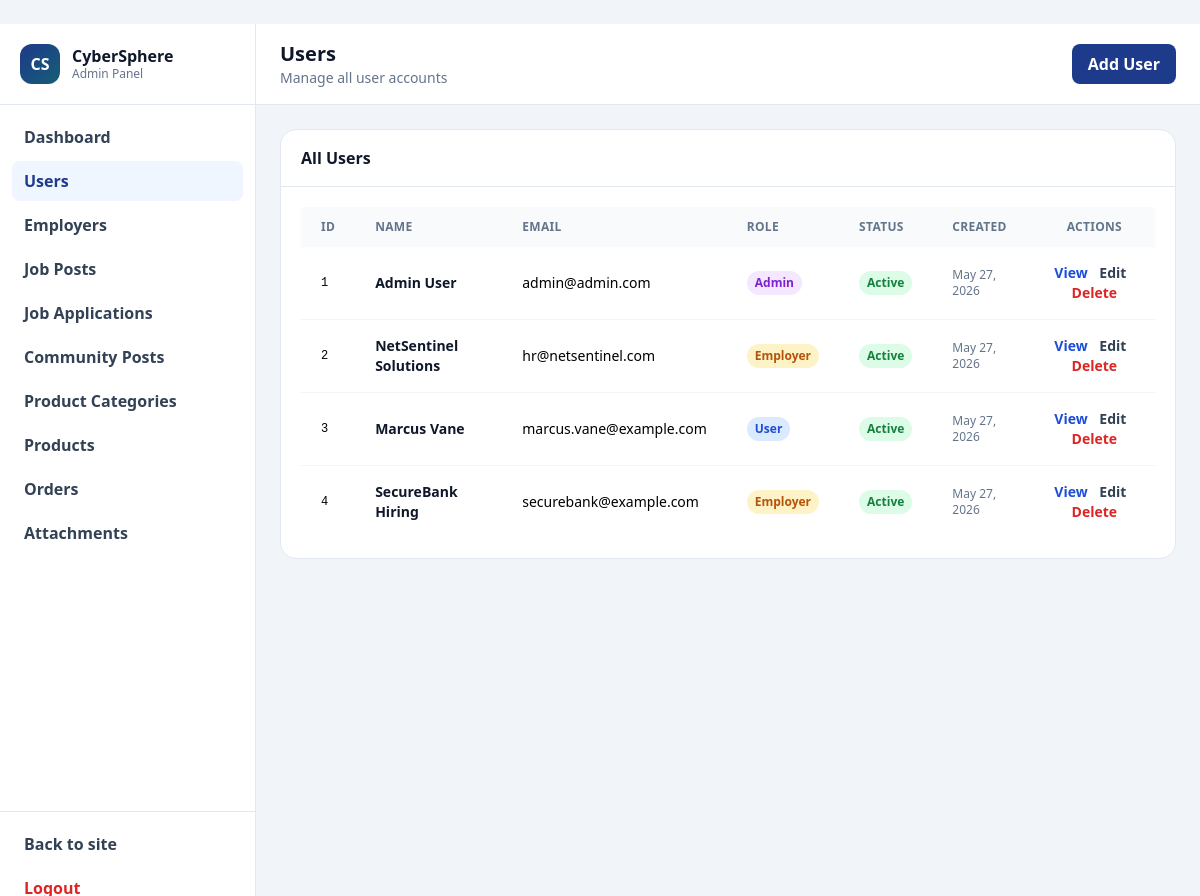
The page /admin/users.php (signed in) on the database its author committed.
### tables this page shows
CREATE TABLE IF NOT EXISTS users (
    user_id INT AUTO_INCREMENT PRIMARY KEY,
    first_name VARCHAR(50) NOT NULL,
    last_name VARCHAR(50) NOT NULL,
    email VARCHAR(100) UNIQUE NOT NULL,
    password VARCHAR(255) NOT NULL,
    role VARCHAR(30) DEFAULT 'user',
    status VARCHAR(20) DEFAULT 'active',
    created_at TIMESTAMP DEFAULT CURRENT_TIMESTAMP
);

### admin/users.php (the view, shortened to what this page needs)
<?php
$active = 'users';
$pdo = get_db_connection();
$users = $pdo->query('SELECT u.*, p.profile_pic, p.bio, p.location FROM users u LEFT JOIN user_profiles p ON u.user_id = p.user_id ORDER BY u.created_at DESC')->fetchAll();
?>
<?php include __DIR__ . '/partials/top.php'; ?>
<?php include __DIR__ . '/partials/sidebar.php'; ?>
<main class="flex-1 min-w-0">
    <header class="bg-white border-b border-slate-200 px-4 sm:px-6 py-4 flex items-center justify-between">
        <div class="flex items-center gap-3">
            <div>
                <h1 class="text-xl font-extrabold text-slate-900">Users</h1>
                <p class="text-sm text-slate-500">Manage all user accounts</p>
            </div>
        </div>
        <button onclick="openCreateModal()" class="bg-blue-900 hover:bg-blue-800 text-white px-4 py-2 rounded-lg font-semibold transition">
            Add User
        </button>
    </header>
    <div class="p-4 sm:p-6 space-y-6">
        <section class="bg-white rounded-2xl border border-slate-200 overflow-hidden">
            <div class="px-5 py-4 border-b border-slate-200">
                <h2 class="font-extrabold text-slate-900">All Users</h2>
            </div>
            <div class="p-5 overflow-x-auto">
                <table class="min-w-full text-sm">
                    <thead class="bg-slate-50 text-xs uppercase text-slate-500 tracking-wide">
                        <tr>
                            <th class="text-left px-5 py-3">ID</th>
                            <th class="text-left px-5 py-3">Name</th>
                            <th class="text-left px-5 py-3">Email</th>
                            <th class="text-left px-5 py-3">Role</th>
                            <th class="text-left px-5 py-3">Status</th>
                            <th class="text-left px-5 py-3">Created</th>
                            <th class="text-center px-5 py-3">Actions</th>
                        </tr>
                    </thead>
                    <tbody class="divide-y divide-slate-100">
                        <?php foreach ($users as $user): ?>
                            <tr class="hover:bg-slate-50">
                                <td class="px-5 py-4 font-mono text-xs"><?php echo htmlspecialchars($user['user_id']); ?></td>
                                <td class="px-5 py-4 font-semibold text-slate-900"><?php echo htmlspecialchars($user['first_name'] . ' ' . $user['last_name']); ?></td>
                                <td class="px-5 py-4"><?php echo htmlspecialchars($user['email']); ?></td>
                                <td class="px-5 py-4">
                                    <span class="inline-flex items-center px-2 py-1 rounded-full text-xs font-semibold <?php echo $user['role'] === 'admin' ? 'bg-purple-100 text-purple-700' : ($user['role'] === 'employer' ? 'bg-amber-100 text-amber-700' : 'bg-blue-100 text-blue-700'); ?>">
                                        <?php echo htmlspecialchars(ucfirst($user['role'])); ?>
                                    </span>
                                </td>
                                <td class="px-5 py-4">
                                    <span class="inline-flex items-center px-2 py-1 rounded-full text-xs font-semibold <?php echo $user['status'] === 'active' ? 'bg-green-100 text-green-700' : 'bg-red-100 text-red-700'; ?>">
                                        <?php echo htmlspecialchars(ucfirst($user['status'])); ?>
                                    </span>
                                </td>
                                <td class="px-5 py-4 text-xs text-slate-500"><?php echo htmlspecialchars(date('M j, Y', strtotime($user['created_at']))); ?></td>
                                <td class="px-5 py-4 text-center">
                                    <button onclick="openViewModal(<?php echo htmlspecialchars(json_encode($user)); ?>)" class="text-blue-700 hover:text-blue-900 font-semibold mr-2">View</button>
                                    <button onclick="openEditModal(<?php echo htmlspecialchars(json_encode($user)); ?>)" class="text-slate-700 hover:text-slate-900 font-semibold mr-2">Edit</button>
                                    <form method="POST" style="display:inline;" onsubmit="return confirm('Are you sure you want to delete this user?');">
                                        <button type="submit" class="text-red-600 hover:text-red-800 font-semibold">Delete</button>
                                    </form>
                                </td>
                            </tr>
                        <?php endforeach; ?>
                    </tbody>
                </table>
            </div>
        </section>
    </div>
</main>
<?php include __DIR__ . '/partials/bottom.php'; ?>

### admin/partials/top.php (shortened to what this page needs)
<!doctype html>
<html lang="en">
<head>
    <script src="https://cdn.tailwindcss.com"></script>
</head>
<body class="bg-slate-100 min-h-screen">
    <div class="min-h-screen flex">

### admin/partials/sidebar.php
<?php
$active = $active ?? '';
?>
<aside class="w-64 bg-white border-r border-slate-200 hidden md:flex md:flex-col">
    <div class="p-5 border-b border-slate-200">
        <a href="dashboard.php" class="flex items-center gap-3">
            <div class="w-10 h-10 bg-gradient-to-br from-blue-900 to-cyan-800 rounded-xl flex items-center justify-center">
                <span class="text-white font-bold">CS</span>
            </div>
            <div class="min-w-0">
                <p class="font-bold text-slate-900 leading-tight">CyberSphere</p>
                <p class="text-xs text-slate-500">Admin Panel</p>
            </div>
        </a>
    </div>
    <nav class="p-3 space-y-1">
        <a href="dashboard.php" class="<?php echo $active === 'dashboard' ? 'bg-blue-50 text-blue-900' : 'text-slate-700 hover:bg-slate-50'; ?> flex items-center gap-2 px-3 py-2 rounded-lg font-semibold">
            <span>Dashboard</span>
        </a>
        <a href="users.php" class="<?php echo $active === 'users' ? 'bg-blue-50 text-blue-900' : 'text-slate-700 hover:bg-slate-50'; ?> flex items-center gap-2 px-3 py-2 rounded-lg font-semibold">
            <span>Users</span>
        </a>
        <a href="employers.php" class="<?php echo $active === 'employers' ? 'bg-blue-50 text-blue-900' : 'text-slate-700 hover:bg-slate-50'; ?> flex items-center gap-2 px-3 py-2 rounded-lg font-semibold">
            <span>Employers</span>
        </a>
        <a href="job_posts.php" class="<?php echo $active === 'job_posts' ? 'bg-blue-50 text-blue-900' : 'text-slate-700 hover:bg-slate-50'; ?> flex items-center gap-2 px-3 py-2 rounded-lg font-semibold">
            <span>Job Posts</span>
        </a>
        <a href="job_applications.php" class="<?php echo $active === 'job_applications' ? 'bg-blue-50 text-blue-900' : 'text-slate-700 hover:bg-slate-50'; ?> flex items-center gap-2 px-3 py-2 rounded-lg font-semibold">
            <span>Job Applications</span>
        </a>
        <a href="community_posts.php" class="<?php echo $active === 'community_posts' ? 'bg-blue-50 text-blue-900' : 'text-slate-700 hover:bg-slate-50'; ?> flex items-center gap-2 px-3 py-2 rounded-lg font-semibold">
            <span>Community Posts</span>
        </a>
        <a href="product_categories.php" class="<?php echo $active === 'product_categories' ? 'bg-blue-50 text-blue-900' : 'text-slate-700 hover:bg-slate-50'; ?> flex items-center gap-2 px-3 py-2 rounded-lg font-semibold">
            <span>Product Categories</span>
        </a>
        <a href="products.php" class="<?php echo $active === 'products' ? 'bg-blue-50 text-blue-900' : 'text-slate-700 hover:bg-slate-50'; ?> flex items-center gap-2 px-3 py-2 rounded-lg font-semibold">
            <span>Products</span>
        </a>
        <a href="orders.php" class="<?php echo $active === 'orders' ? 'bg-blue-50 text-blue-900' : 'text-slate-700 hover:bg-slate-50'; ?> flex items-center gap-2 px-3 py-2 rounded-lg font-semibold">
            <span>Orders</span>
        </a>
        <a href="attachments.php" class="<?php echo $active === 'attachments' ? 'bg-blue-50 text-blue-900' : 'text-slate-700 hover:bg-slate-50'; ?> flex items-center gap-2 px-3 py-2 rounded-lg font-semibold">
            <span>Attachments</span>
        </a>
    </nav>
    <div class="mt-auto p-3 border-t border-slate-200">
        <a href="../index.php" class="block text-slate-700 hover:bg-slate-50 px-3 py-2 rounded-lg font-semibold">Back to site</a>
        <a href="logout.php" class="block text-red-600 hover:bg-red-50 px-3 py-2 rounded-lg font-semibold mt-1">Logout</a>
    </div>
</aside>

### admin/partials/bottom.php (shortened to what this page needs)
    </div>
</body>
</html>

### rows shown on the page
users: user_id "1", first_name+last_name "Admin User", email "admin@admin.com", role "Admin", status "Active", created_at "May 27, 2026"
users: user_id "2", first_name+last_name "NetSentinel Solutions", email "hr@netsentinel.com", role "Employer", status "Active", created_at "May 27, 2026"
users: user_id "3", first_name+last_name "Marcus Vane", email "marcus.vane@example.com", role "User", status "Active", created_at "May 27, 2026"
users: user_id "4", first_name+last_name "SecureBank Hiring", email "securebank@example.com", role "Employer", status "Active", created_at "May 27, 2026"
